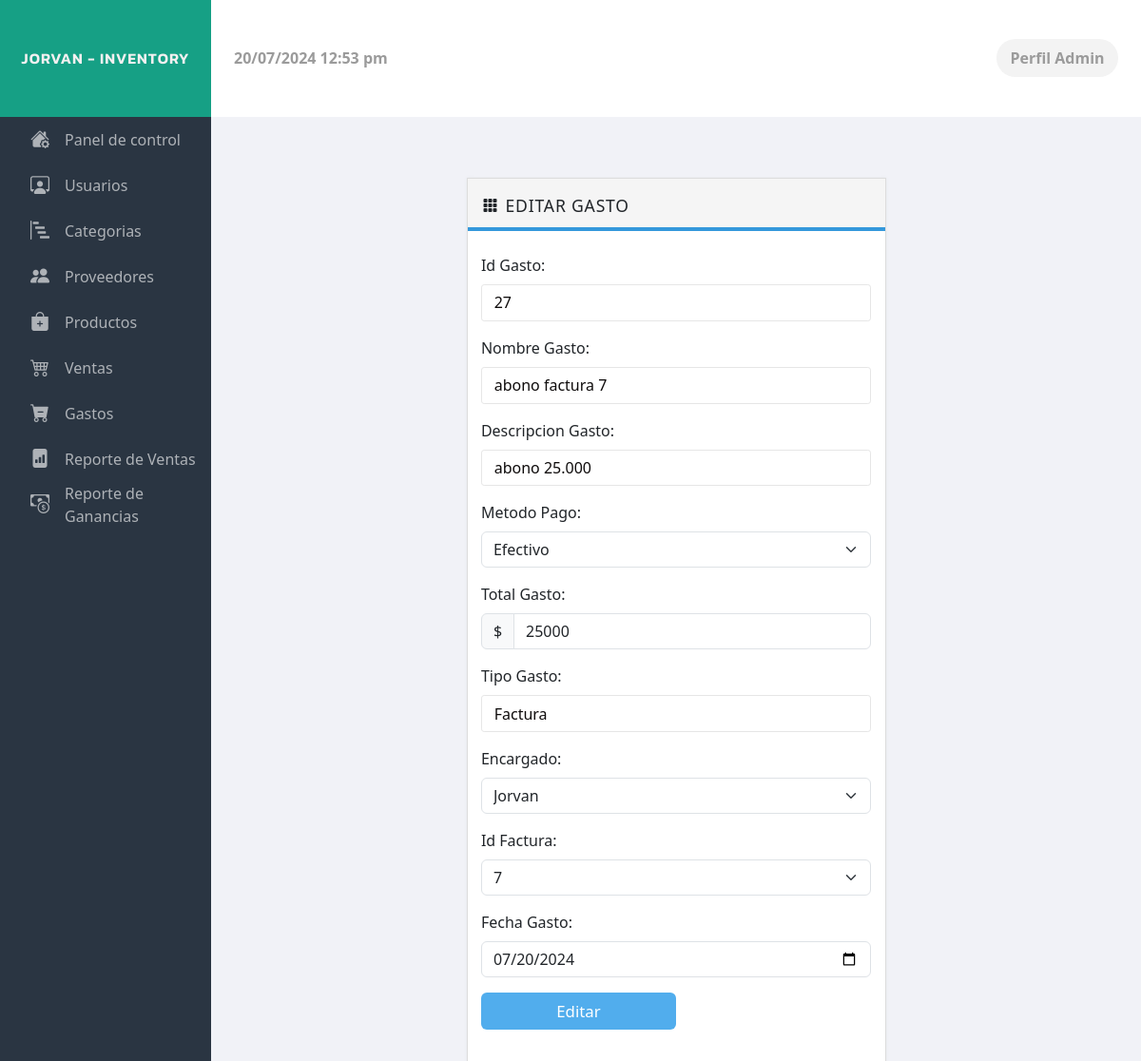
The app's page /admin/view/edit/editarGasto.php?id_gasto=27 with its own data.
### tables this page shows
CREATE TABLE `gasto` (
  `id_gasto` int(10) NOT NULL,
  `nombre_gasto` varchar(60) NOT NULL,
  `desc_gasto` text NOT NULL,
  `metodopago_gasto` varchar(60) NOT NULL,
  `total_gasto` varchar(60) NOT NULL,
  `tipo_gasto` varchar(60) NOT NULL,
  `id_cajaGasto` int(10) NOT NULL,
  `id_facturaGasto` int(10) NOT NULL,
  `fecha_gasto` date NOT NULL
);

CREATE TABLE `usuario` (
  `id_us` int(10) NOT NULL,
  `nombre_us` varchar(60) NOT NULL,
  `apellido_us` varchar(60) NOT NULL,
  `jornada_us` varchar(60) NOT NULL,
  `telefono_us` varchar(10) NOT NULL,
  `correo_us` varchar(60) NOT NULL,
  `estado_us` varchar(60) NOT NULL,
  `rol_us` varchar(60) NOT NULL,
  `password` varchar(60) NOT NULL
);

### admin/model/datosGasto.php (called while the page is built, shortened)
<?php
class misGasto
{
    function verGastoId($id)
    {
        $conexion = new Conexion();
        $arreglo = array();
        $consulta = "SELECT * FROM gasto
                    WHERE id_gasto = :id";
        $modules = $conexion->prepare($consulta);
        $modules->bindParam(":id", $id);
        $modules->execute();
        $total = $modules->rowCount();
        if ($total > 0) {
            $i = 0;
            while ($data = $modules->fetch(PDO::FETCH_ASSOC)) {
                $arreglo[$i] = $data;
                $i++;
            }
        }
        return $arreglo;
    }
}
?>

### admin/model/datosUsuario.php (called while the page is built, shortened)
<?php
class misUsuarios
{
    function verUsuarioId($id)
    {
        $conexion = new Conexion();
        $arreglo = array();
        $consulta = "SELECT id_us, nombre_us, apellido_us, jornada_us, telefono_us, correo_us, estado_us, rol_us,password FROM usuario
                    WHERE id_us = :id";
        $modules = $conexion->prepare($consulta);
        $modules->bindParam(":id", $id);
        $modules->execute();
        $total = $modules->rowCount();
        if ($total > 0) {
            $i = 0;
            while ($data = $modules->fetch(PDO::FETCH_ASSOC)) {
                $arreglo[$i] = $data;
                $i++;
            }
        }
        return $arreglo;
    }
}
?>

### admin/model/datosCaja.php (called while the page is built, shortened)
<?php
class misCaja
{
    function verCajaId($id)
    {
        $conexion = new Conexion();
        $arreglo = array();
        $consulta = "SELECT * FROM caja
                    WHERE id_caja = :id";
        $modules = $conexion->prepare($consulta);
        $modules->bindParam(":id", $id);
        $modules->execute();
        $total = $modules->rowCount();
        if ($total > 0) {
            $i = 0;
            while ($data = $modules->fetch(PDO::FETCH_ASSOC)) {
                $arreglo[$i] = $data;
                $i++;
            }
        }
        return $arreglo;
    }
}
?>

### admin/view/edit/editarGasto.php (the view, shortened to what this page needs)
<?php
include('../../model/datosGasto.php');
include('../../model/datosCaja.php');
include('../../model/datosUsuario.php');
$misCaja = new misCaja();
$misGasto = new misGasto();
$misUsuario = new misUsuarios();
if(isset($_GET['id_gasto'])) {
  $id_gasto = $_GET['id_gasto'];
  $respGasto = $misGasto->verGastoId($id_gasto);
  if(count($respGasto) > 0) {
    $id_gasto = $respGasto[0]['id_gasto'];
    $nombre_gasto = $respGasto[0]['nombre_gasto'];
    $desc_gasto = $respGasto[0]['desc_gasto'];
    $metodopago_gasto = $respGasto[0]['metodopago_gasto'];
    $total_gasto = $respGasto[0]['total_gasto'];
    $tipo_gasto = $respGasto[0]['tipo_gasto'];
    $id_facturaGasto = $respGasto[0]['id_facturaGasto'];
    $fecha_gasto = $respGasto[0]['fecha_gasto'];
    $id_caja = $misCaja->verCajaId($respGasto[0]['id_cajaGasto']);
    $usuario = $misUsuario->verUsuarioId($id_caja[0]['id_usCaja']);
    $nombre_usuario = $usuario[0]['nombre_us'];
  } else {
    echo '<script>
        alert ("La factura seleccionada no fue encontrada.")
        self.location="../gastos.php"
        </script>';
  }
} else {
  echo '<script>
        alert ("Debe seleccionar una factura")
        self.location="../gastos.php"
        </script>';
}
?>
<!doctype html>
<html lang="en">
  <head>
    <link href="https://cdn.jsdelivr.net/npm/bootstrap@5.3.3/dist/css/bootstrap.min.css" rel="stylesheet">
    <link rel="stylesheet" href="https://cdn.jsdelivr.net/npm/bootstrap-icons@1.10.5/font/bootstrap-icons.css">
    <link rel="stylesheet" href="../../libraries/style.css">
  </head>
  <body>
    <section class="header">
        <div class="nombre">
            <p class="m-0">JORVAN - INVENTORY</p>
        </div>
        <div class="fecha">
            <p><?php date_default_timezone_set('America/Bogota'); echo date("d/m/Y  g:i a");?></p>
            <div class="perfil">
                <p class="m-0">Perfil Admin</p>
            </div>
        </div>
    </section>
<section class="contenido">
    <?php include('barraHorizontalEdit.php') ?>
    <div class="interfaz overflow-auto d-flex justify-content-center">
        <div class="categorias w-50">
                <div class="tabla">
                    <div class="head">
                        <i class="bi bi-grid-3x3-gap-fill"></i>
                        <h6>EDITAR GASTO</h6>
                    </div>
                    <form class="body">
                        <div>
                            <label for="id_gasto" class="form-label">Id Gasto:</label>
                            <input class="form-control" type="text" id="id_gasto" name="id_gasto" readonly value=<?php echo $id_gasto; ?>>
                        </div>
                        <div>
                            <label for="nombre_gasto" class="form-label">Nombre Gasto:</label>
                            <input class="form-control" type="text" id="nombre_gasto" name="nombre_gasto" value="<?php echo $nombre_gasto; ?>">
                        </div>
                        <div>
                            <label for="desc_gasto" class="form-label">Descripcion Gasto:</label>
                            <input class="form-control" type="text" id="desc_gasto" name="desc_gasto" value="<?php echo $desc_gasto; ?>">
                        </div>
                        <div>
                            <label for="metodopago_gasto" class="form-label">Metodo Pago:</label>
                            <select name="metodopago_gasto" id="metodopago_gasto" class="form-select">
                                <option value="<?php echo $metodopago_gasto; ?>" selected><?php echo $metodopago_gasto; ?></option>
                            </select>
                        </div>
                        <div>
                            <label for="total_gasto" class="form-label">Total Gasto:</label>
                            <div class="input-group">
                                <span class="input-group-text">$</span>
                                <input class="form-control" aria-label="total_gasto" type="number" id="total_gasto" name="total_gasto" value=<?php echo $total_gasto; ?> readonly>
                            </div>
                        </div>
                        <div>
                            <label for="tipo_gasto" class="form-label">Tipo Gasto:</label>
                            <input class="form-control" type="text" id="tipo_gasto" name="tipo_gasto" value="<?php echo $tipo_gasto; ?>" readonly>
                        </div>
                        <div>
                            <label for="id_cajaGasto" class="form-label">Encargado:</label>
                            <select name="id_cajaGasto" id="id_cajaGasto" class="form-select">
                                <option value="<?php echo $respGasto[0]['id_cajaGasto']; ?>" selected><?php echo $nombre_usuario; ?></option>
                            </select>
                        </div>
                        <div>
                            <label for="id_facturaGasto" class="form-label">Id Factura:</label>
                            <select name="id_facturaGasto" id="id_facturaGasto" class="form-select">
                                <?php
                                    if ($id_facturaGasto==1){?>
                                        <option value="<?php echo $id_facturaGasto; ?>" selected>Ninguna</option>
                                <?php
                                    } else {?>
                                    <option value="<?php echo $id_facturaGasto; ?>" selected><?php echo $id_facturaGasto; ?></option>
                                <?php
                                    }
                                ?>
                            </select>
                        </div>
                        <div>
                            <label for="fecha_gasto" class="form-label">Fecha Gasto:</label>
                            <input class="form-control" type="date" id="fecha_gasto" name="fecha_gasto" value="<?php echo $fecha_gasto; ?>">
                        </div>
                        <div class="d-flex gap-3">
                            <input type="button" class="btn btn2 w-50" id="editarGasto" value="Editar">
                        </div>
                    </form>
                </div>
        </div>
    </div>
  </body>
</html>

### admin/libraries/style.css (style rules this page uses)
* { margin: 0; padding: 0; }
body { display: flex; flex-direction: column; width: 100%; height: 100vh; }
body .header { display: flex; justify-content: center; width: 100%; height: 11vh; }
body .header .nombre { display: flex; align-items: center; justify-content: center; flex: 0.185; background-color: #16A085; color: #f3f0f0; font-family: "Kanit", sans-serif; font-size: 1rem; font-weight: 600; letter-spacing: 1px; }
body .header .fecha { flex: 0.815; display: flex; align-items: center; justify-content: space-between; font-weight: 700; color: rgb(155, 155, 155); }
body .header .fecha p { margin-left: 1.5rem; margin-bottom: 0rem; }
body .header .fecha .perfil { display: flex; flex-direction: column; align-items: center; justify-content: center; margin-right: 1.5rem; width: 8rem; height: 2.5rem; border-radius: 3rem; background-color: #f3f3f3; border: 1.95px solid transparent; }
body .contenido { display: flex; width: 100%; height: 89vh; transition: 0.4s; }
body .contenido .interfaz { flex: 0.815; }
body .contenido .interfaz, body .contenido .flex-100 { background-color: #F1F2F7; }
body .contenido .interfaz .categorias, body .contenido .flex-100 .categorias { display: flex; width: 100%; padding: 1.5rem; gap: 2.5rem; margin: 2.5rem 0rem; align-items: start; }
body .contenido .interfaz .categorias .tabla, body .contenido .flex-100 .categorias .tabla { display: flex; flex-direction: column; flex: 1; background-color: white; border: 1px solid #DDDDDD; box-shadow: 0rem 0rem 0.2rem #E6E7EB; height: auto; }
body .contenido .interfaz .categorias .tabla .head, body .contenido .flex-100 .categorias .tabla .head { display: flex; gap: 0.5rem; margin-bottom: 0.5rem; background-color: #F5F5F5; border-bottom: 4px solid #3498DB; padding: 1rem 1rem 0.7rem 1rem; }
body .contenido .interfaz .categorias .tabla .head h6, body .contenido .flex-100 .categorias .tabla .head h6 { margin: 2px 0px 0px 0px; font-size: 1.1rem; letter-spacing: 0.8px; }
body .contenido .interfaz .categorias .tabla .body, body .contenido .flex-100 .categorias .tabla .body { padding: 1rem 0.9rem 0.7rem 0.9rem !important; margin-bottom: 1.5rem; }
body .contenido .interfaz .categorias .tabla form, body .contenido .flex-100 .categorias .tabla form { display: flex; flex-direction: column; gap: 1rem; }
body .contenido .interfaz .categorias .tabla form input[type=text], body .contenido .flex-100 .categorias .tabla form input[type=text] { border: 1px solid #E6E6E6; outline: none; color: #0f0c0c; padding: 0.4rem 0.8rem; border-radius: 0.2rem; }
body .contenido .interfaz .categorias .tabla form .btn, body .contenido .flex-100 .categorias .tabla form .btn { width: 11rem; }
body .contenido .interfaz .categorias .tabla form .btn2, body .contenido .flex-100 .categorias .tabla form .btn2 { background-color: #51ADED; color: white; width: 11rem; font-size: 1.05rem; border: 1.5px solid transparent; }

### records on screen
gasto: id_gasto "27", nombre_gasto "abono factura 7", desc_gasto "abono 25.000", metodopago_gasto "Efectivo", total_gasto "25000", tipo_gasto "Factura", id_facturaGasto "7", fecha_gasto "07/20/2024"
usuario: id_cajaGasto "Jorvan"
